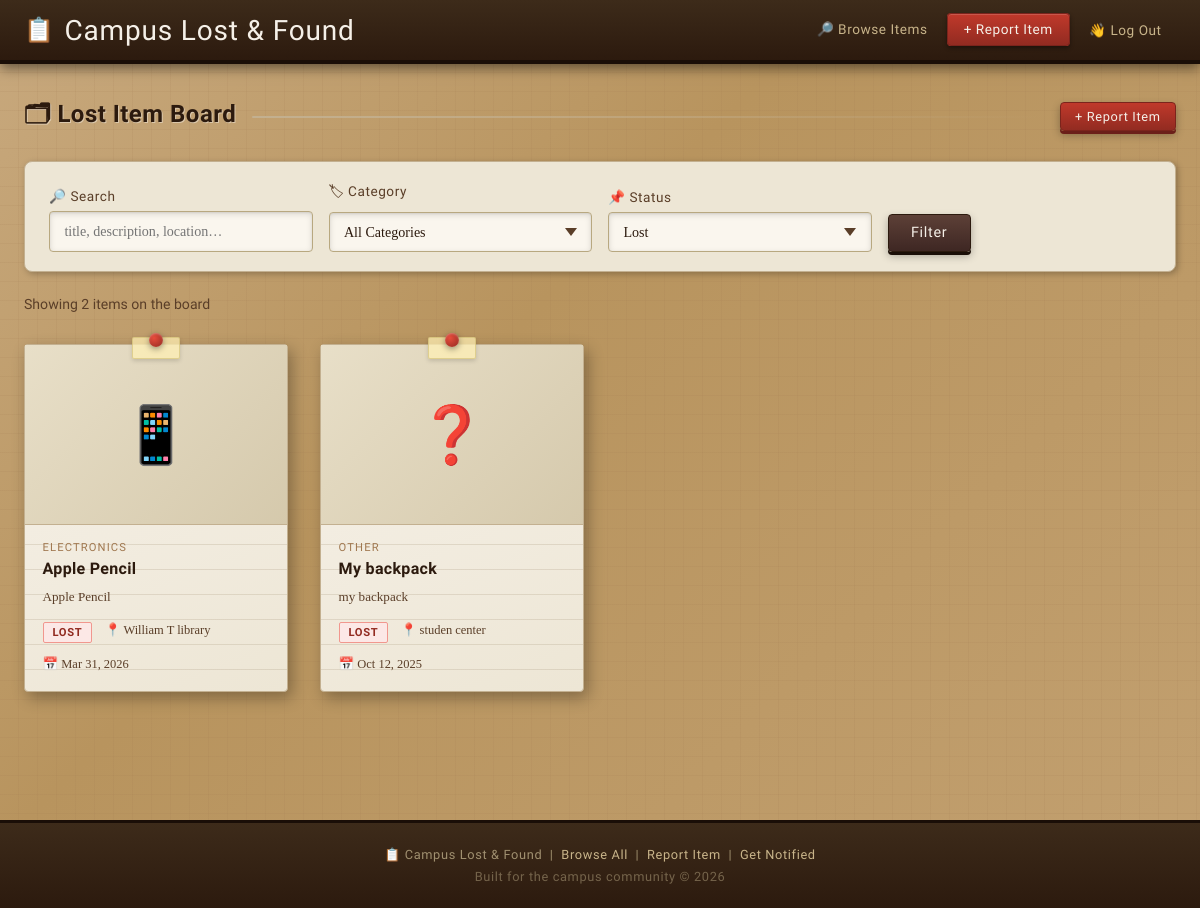
Before: /items/ (signed in) with the older database file.
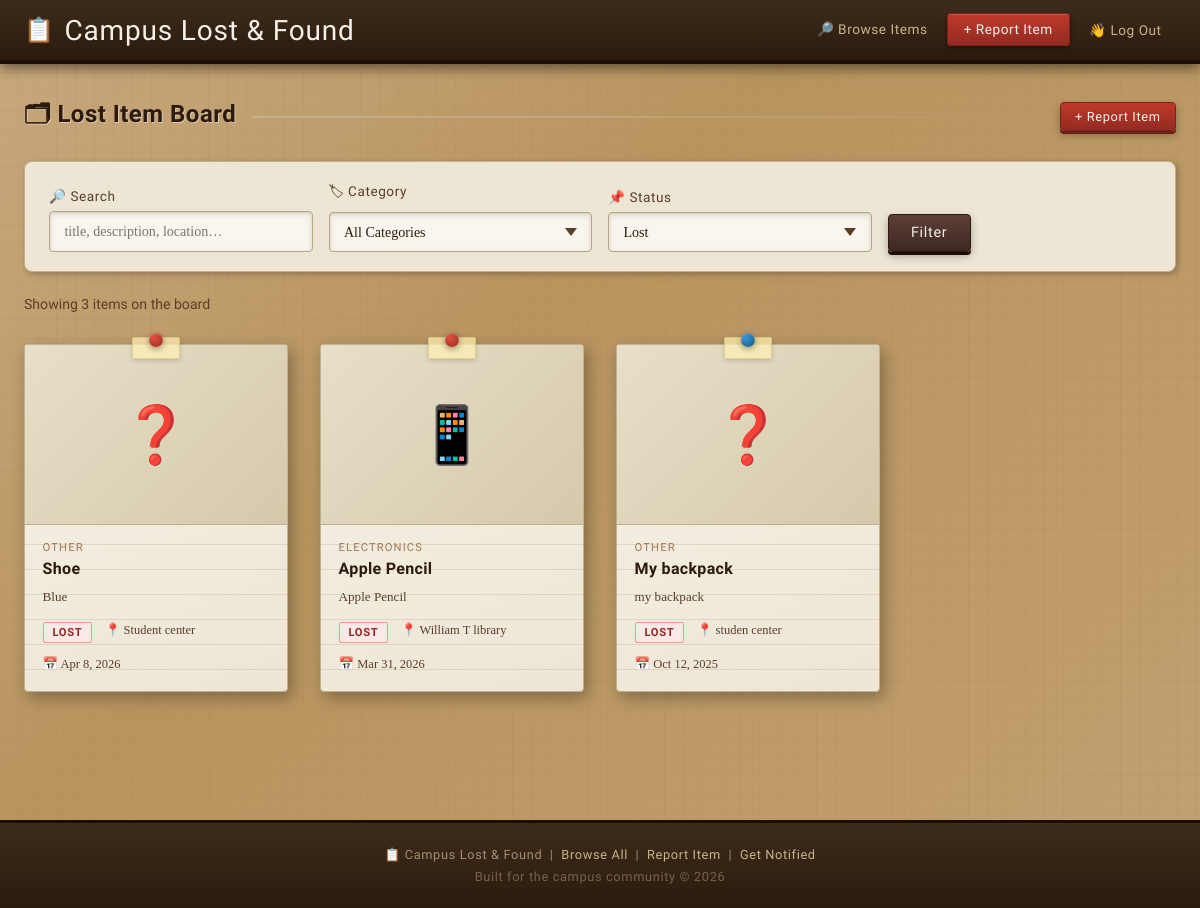
After: the same page with the newer database file.
### our_site/models.py (models this page shows, shortened)
class LostItem(models.Model):
    CATEGORY_CHOICES = [
        ('electronics', 'Electronics'),
        ('clothing', 'Clothing & Accessories'),
        ('keys', 'Keys'),
        ('wallet', 'Wallet & IDs'),
        ('backpack', 'Backpack & Bags'),
        ('jewelry', 'Jewelry'),
        ('books', 'Books & Notes'),
        ('sports', 'Sports Equipment'),
        ('other', 'Other'),
    ]
    STATUS_CHOICES = [
        ('lost', 'Lost'),
        ('found', 'Claimed'),
    ]
    title = models.CharField(max_length=200)
    description = models.TextField()
    category = models.CharField(max_length=50, choices=CATEGORY_CHOICES, default='other')
    location = models.CharField(max_length=200, help_text='Where did you find this item?')
    date_lost = models.DateField(help_text='Date item was lost or found')
    image = models.ImageField(upload_to='lost_items/', blank=True, null=True)
    reporter = models.ForeignKey(User, on_delete=models.SET_NULL, null=True, blank=True, related_name='reported_items')
    contact_email = models.EmailField(help_text='Email address people can reach you at')
    status = models.CharField(max_length=20, choices=STATUS_CHOICES, default='lost')
    created_at = models.DateTimeField(auto_now_add=True)
    updated_at = models.DateTimeField(auto_now=True)
    class Meta:
        ordering = ['-created_at']

### our_site/views.py (the view)
# urls.py: path('items/', views.item_list, name='item_list'),
@login_required
def item_list(request):
    query = request.GET.get('q', '').strip()
    category = request.GET.get('category', '').strip()
    status_filter = request.GET.get('status', 'lost').strip()
    items = LostItem.objects.all()
    if query:
        items = items.filter(
            Q(title__icontains=query) |
            Q(description__icontains=query) |
            Q(location__icontains=query)
        )
    if category:
        items = items.filter(category=category)
    if status_filter and status_filter != 'all':
        items = items.filter(status=status_filter)
    paginator = Paginator(items, 12)
    page_number = request.GET.get('page')
    page_obj = paginator.get_page(page_number)
    categories = LostItem.CATEGORY_CHOICES
    return render(request, 'our_site/item_list.html', {
        'page_obj': page_obj,
        'query': query,
        'category': category,
        'status_filter': status_filter,
        'categories': categories,
        'total_count': items.count(),
    })

### our_site/templates/our_site/item_list.html (shortened to what this page needs)
{% extends 'our_site/base.html' %}
{% block content %}
<div class="page-wrapper">
  <div class="section-header">
    <h1 class="section-title">🗂 Lost Item Board</h1>
    <div class="section-divider"></div>
    <a href="{% url 'report_item' %}" class="btn btn-danger btn-sm">+ Report Item</a>
  </div>
  <div class="filter-bar">
    <form method="get" action="{% url 'item_list' %}">
      <div class="filter-row">
        <div class="form-group">
          <label for="search-input">🔎 Search</label>
          <input id="search-input" type="text" name="q" class="form-control"
                 placeholder="title, description, location…" value="{{ query }}">
        </div>
        <div class="form-group">
          <label for="cat-select">🏷 Category</label>
          <select id="cat-select" name="category" class="form-control">
            <option value="">All Categories</option>
          </select>
        </div>
        <div class="form-group">
          <label for="status-select">📌 Status</label>
          <select id="status-select" name="status" class="form-control">
            <option value="lost" {% if status_filter == 'lost' %}selected{% endif %}>Lost</option>
          </select>
        </div>
        <div class="form-group" style="display:flex;align-items:flex-end;min-width:auto;">
          <button type="submit" class="btn btn-primary">Filter</button>
        </div>
      </div>
    </form>
  </div>
  <p style="font-family:'Special Elite',monospace;font-size:0.88rem;color:var(--ink-light);margin-bottom:0.5rem;">
    Showing {{ total_count }} item{{ total_count|pluralize }} on the board
  </p>
  {% if page_obj %}
  <div class="items-grid">
    {% for item in page_obj %}
    <a href="{% url 'item_detail' item.pk %}" class="item-card-link" style="text-decoration:none;color:inherit;">
      <article class="item-card">
        <div class="pin {% if item.status == 'found' %}green{% elif forloop.counter|divisibleby:3 %}blue{% endif %}"></div>
        {% if item.image %}
          <img src="{{ item.image.url }}" alt="{{ item.title }}" class="item-card-img">
        {% else %}
          <div class="item-card-img-placeholder">
            {% if item.category == 'electronics' %}📱
            {% elif item.category == 'keys' %}🔑
            {% elif item.category == 'wallet' %}👛
            {% elif item.category == 'backpack' %}🎒
            {% elif item.category == 'clothing' %}👕
            {% elif item.category == 'jewelry' %}💍
            {% elif item.category == 'books' %}📚
            {% elif item.category == 'sports' %}⚽
            {% else %}❓{% endif %}
          </div>
        {% endif %}
        <div class="item-card-body">
          <div class="item-card-category">{{ item.get_category_display }}</div>
          <h2 class="item-card-title">{{ item.title }}</h2>
          <p style="font-size:0.82rem;color:var(--ink-light);margin-bottom:0.5rem;line-height:1.4;">
            {{ item.description|truncatechars:80 }}
          </p>
          <div class="item-card-meta">
            <span class="item-status-badge badge-{{ item.status }}">{{ item.get_status_display }}</span>
            <span>📍 {{ item.location }}</span>
            <span>📅 {{ item.date_lost|date:"M j, Y" }}</span>
          </div>
        </div>
      </article>
    </a>
    {% endfor %}
  </div>
  {% endif %}
</div>
{% endblock %}

### our_site/templates/our_site/base.html (shortened to what this page needs)
{% load static %}
<!DOCTYPE html>
<html lang="en">
<head>
  <link rel="stylesheet" href="{% static 'our_site/css/style.css' %}">
</head>
<body>
<nav class="navbar">
  <div class="nav-inner">
    <a href="{% url 'home' %}" class="nav-brand">
      <span class="brand-icon">📋</span>
      Campus Lost &amp; Found
    </a>
    <ul class="nav-links">
      <li><a href="{% url 'item_list' %}">🔎 Browse Items</a></li>
      {% if user.is_authenticated %}
        <li><a href="{% url 'report_item' %}" class="btn-report">+ Report Item</a></li>
        <li>
          <form method="post" action="{% url 'logout' %}" style="display:inline;">
            <button type="submit">👋 Log Out</button>
          </form>
        </li>
      {% else %}
        <li><a href="{% url 'login' %}">🔑 Log In</a></li>
        <li><a href="{% url 'register' %}">📝 Register</a></li>
        <li><a href="{% url 'report_item' %}" class="btn-report">+ Report Item</a></li>
      {% endif %}
    </ul>
  </div>
</nav>
<main>
  {% block content %}{% endblock %}
</main>
<footer class="footer">
  <p>
    📋 Campus Lost &amp; Found &nbsp;|&nbsp;
    <a href="{% url 'item_list' %}">Browse All</a> &nbsp;|&nbsp;
    <a href="{% url 'report_item' %}">Report Item</a> &nbsp;|&nbsp;
    <a href="{% url 'register' %}">Get Notified</a>
  </p>
  <p style="margin-top:0.4rem; opacity:0.6;">Built for the campus community &copy; 2026</p>
</footer>
</body>
</html>

Changed rows visible on the page:
added LostItem: category "OTHER", title "Shoe", description "Blue", status "LOST", location "Student center", date_lost "Apr 8, 2026"
Other visible differences:
{{ total_count }}: "2" → "3"
